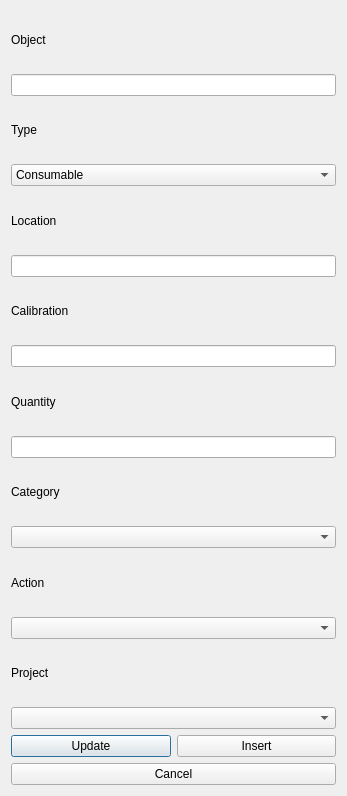
<?xml version="1.0" encoding="UTF-8"?>
<ui version="4.0">
 <class>Dialog</class>
 <widget class="QDialog" name="Dialog">
  <property name="geometry">
   <rect>
    <x>0</x>
    <y>0</y>
    <width>347</width>
    <height>796</height>
   </rect>
  </property>
  <property name="windowTitle">
   <string>Dialog</string>
  </property>
  <layout class="QGridLayout" name="gridLayout">
   <item row="0" column="0" colspan="2">
    <widget class="QLabel" name="label">
     <property name="text">
      <string>Object</string>
     </property>
    </widget>
   </item>
   <item row="1" column="0" colspan="2">
    <widget class="QLineEdit" name="objectText"/>
   </item>
   <item row="2" column="0" colspan="2">
    <widget class="QLabel" name="label_2">
     <property name="text">
      <string>Type</string>
     </property>
    </widget>
   </item>
   <item row="3" column="0" colspan="2">
    <widget class="QComboBox" name="TypeBox">
     <item>
      <property name="text">
       <string>Consumable</string>
      </property>
     </item>
     <item>
      <property name="text">
       <string>Tooling</string>
      </property>
     </item>
    </widget>
   </item>
   <item row="4" column="0" colspan="2">
    <widget class="QLabel" name="label_3">
     <property name="text">
      <string>Location</string>
     </property>
    </widget>
   </item>
   <item row="5" column="0" colspan="2">
    <widget class="QLineEdit" name="locationText"/>
   </item>
   <item row="6" column="0" colspan="2">
    <widget class="QLabel" name="label_5">
     <property name="text">
      <string>Calibration</string>
     </property>
    </widget>
   </item>
   <item row="7" column="0" colspan="2">
    <widget class="QLineEdit" name="calibrationText"/>
   </item>
   <item row="8" column="0" colspan="2">
    <widget class="QLabel" name="label_6">
     <property name="text">
      <string>Quantity</string>
     </property>
    </widget>
   </item>
   <item row="9" column="0" colspan="2">
    <widget class="QLineEdit" name="quantityText"/>
   </item>
   <item row="10" column="0" colspan="2">
    <widget class="QLabel" name="label_8">
     <property name="text">
      <string>Category</string>
     </property>
    </widget>
   </item>
   <item row="11" column="0" colspan="2">
    <widget class="QComboBox" name="categoryBox"/>
   </item>
   <item row="12" column="0" colspan="2">
    <widget class="QLabel" name="label_7">
     <property name="text">
      <string>Action</string>
     </property>
    </widget>
   </item>
   <item row="13" column="0" colspan="2">
    <widget class="QComboBox" name="actionBox"/>
   </item>
   <item row="14" column="0" colspan="2">
    <widget class="QLabel" name="label_4">
     <property name="text">
      <string>Project</string>
     </property>
    </widget>
   </item>
   <item row="15" column="0" colspan="2">
    <widget class="QComboBox" name="projectBox"/>
   </item>
   <item row="16" column="0">
    <widget class="QPushButton" name="updateButton">
     <property name="enabled">
      <bool>true</bool>
     </property>
     <property name="cursor">
      <cursorShape>PointingHandCursor</cursorShape>
     </property>
     <property name="text">
      <string>Update</string>
     </property>
    </widget>
   </item>
   <item row="16" column="1">
    <widget class="QPushButton" name="insertButton">
     <property name="cursor">
      <cursorShape>PointingHandCursor</cursorShape>
     </property>
     <property name="text">
      <string>Insert</string>
     </property>
    </widget>
   </item>
   <item row="17" column="0" colspan="2">
    <widget class="QPushButton" name="cancelButton">
     <property name="cursor">
      <cursorShape>PointingHandCursor</cursorShape>
     </property>
     <property name="text">
      <string>Cancel</string>
     </property>
    </widget>
   </item>
  </layout>
 </widget>
 <resources/>
 <connections/>
</ui>
